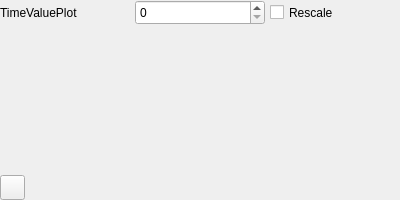
<?xml version="1.0" encoding="UTF-8"?>
<ui version="4.0">
 <class>TimeValuePlot</class>
 <widget class="QWidget" name="TimeValuePlot">
  <property name="geometry">
   <rect>
    <x>0</x>
    <y>0</y>
    <width>400</width>
    <height>200</height>
   </rect>
  </property>
  <property name="sizePolicy">
   <sizepolicy hsizetype="Minimum" vsizetype="Minimum">
    <horstretch>0</horstretch>
    <verstretch>0</verstretch>
   </sizepolicy>
  </property>
  <property name="minimumSize">
   <size>
    <width>400</width>
    <height>200</height>
   </size>
  </property>
  <property name="maximumSize">
   <size>
    <width>400</width>
    <height>200</height>
   </size>
  </property>
  <property name="sizeIncrement">
   <size>
    <width>25</width>
    <height>25</height>
   </size>
  </property>
  <property name="windowTitle">
   <string>Form</string>
  </property>
  <layout class="QGridLayout" name="gridLayout_3">
   <property name="leftMargin">
    <number>0</number>
   </property>
   <property name="topMargin">
    <number>0</number>
   </property>
   <property name="rightMargin">
    <number>0</number>
   </property>
   <property name="bottomMargin">
    <number>0</number>
   </property>
   <property name="spacing">
    <number>5</number>
   </property>
   <item row="0" column="0">
    <layout class="QGridLayout" name="gridLayout">
     <property name="spacing">
      <number>5</number>
     </property>
     <item row="0" column="0">
      <widget class="QLabel" name="graphLabel">
       <property name="sizePolicy">
        <sizepolicy hsizetype="MinimumExpanding" vsizetype="Fixed">
         <horstretch>0</horstretch>
         <verstretch>0</verstretch>
        </sizepolicy>
       </property>
       <property name="minimumSize">
        <size>
         <width>50</width>
         <height>25</height>
        </size>
       </property>
       <property name="maximumSize">
        <size>
         <width>16777215</width>
         <height>25</height>
        </size>
       </property>
       <property name="sizeIncrement">
        <size>
         <width>25</width>
         <height>25</height>
        </size>
       </property>
       <property name="text">
        <string>TimeValuePlot</string>
       </property>
       <property name="wordWrap">
        <bool>true</bool>
       </property>
      </widget>
     </item>
     <item row="0" column="2">
      <widget class="QCheckBox" name="scaleFactor">
       <property name="sizePolicy">
        <sizepolicy hsizetype="MinimumExpanding" vsizetype="Fixed">
         <horstretch>0</horstretch>
         <verstretch>0</verstretch>
        </sizepolicy>
       </property>
       <property name="minimumSize">
        <size>
         <width>75</width>
         <height>25</height>
        </size>
       </property>
       <property name="maximumSize">
        <size>
         <width>16777215</width>
         <height>25</height>
        </size>
       </property>
       <property name="text">
        <string>Rescale</string>
       </property>
      </widget>
     </item>
     <item row="1" column="0" colspan="3">
      <widget class="QCustomPlot" name="customPlot" native="true">
       <property name="sizePolicy">
        <sizepolicy hsizetype="Preferred" vsizetype="Preferred">
         <horstretch>0</horstretch>
         <verstretch>0</verstretch>
        </sizepolicy>
       </property>
       <property name="minimumSize">
        <size>
         <width>200</width>
         <height>100</height>
        </size>
       </property>
       <property name="maximumSize">
        <size>
         <width>1600</width>
         <height>1600</height>
        </size>
       </property>
      </widget>
     </item>
     <item row="0" column="1">
      <widget class="QSpinBox" name="scaleFactorSelect">
       <property name="sizePolicy">
        <sizepolicy hsizetype="MinimumExpanding" vsizetype="Fixed">
         <horstretch>0</horstretch>
         <verstretch>0</verstretch>
        </sizepolicy>
       </property>
       <property name="minimumSize">
        <size>
         <width>50</width>
         <height>25</height>
        </size>
       </property>
       <property name="maximumSize">
        <size>
         <width>16777215</width>
         <height>25</height>
        </size>
       </property>
      </widget>
     </item>
     <item row="2" column="0">
      <widget class="QPushButton" name="snapshotButton">
       <property name="sizePolicy">
        <sizepolicy hsizetype="Fixed" vsizetype="Fixed">
         <horstretch>0</horstretch>
         <verstretch>0</verstretch>
        </sizepolicy>
       </property>
       <property name="minimumSize">
        <size>
         <width>25</width>
         <height>25</height>
        </size>
       </property>
       <property name="maximumSize">
        <size>
         <width>25</width>
         <height>25</height>
        </size>
       </property>
       <property name="text">
        <string/>
       </property>
      </widget>
     </item>
    </layout>
   </item>
   <item row="1" column="0">
    <layout class="QHBoxLayout" name="plotNameArea">
     <property name="spacing">
      <number>5</number>
     </property>
    </layout>
   </item>
  </layout>
 </widget>
 <customwidgets>
  <customwidget>
   <class>QCustomPlot</class>
   <extends>QWidget</extends>
   <header>../sharedlib/header/qcustomplot.h</header>
   <container>1</container>
  </customwidget>
 </customwidgets>
 <resources/>
 <connections/>
</ui>
